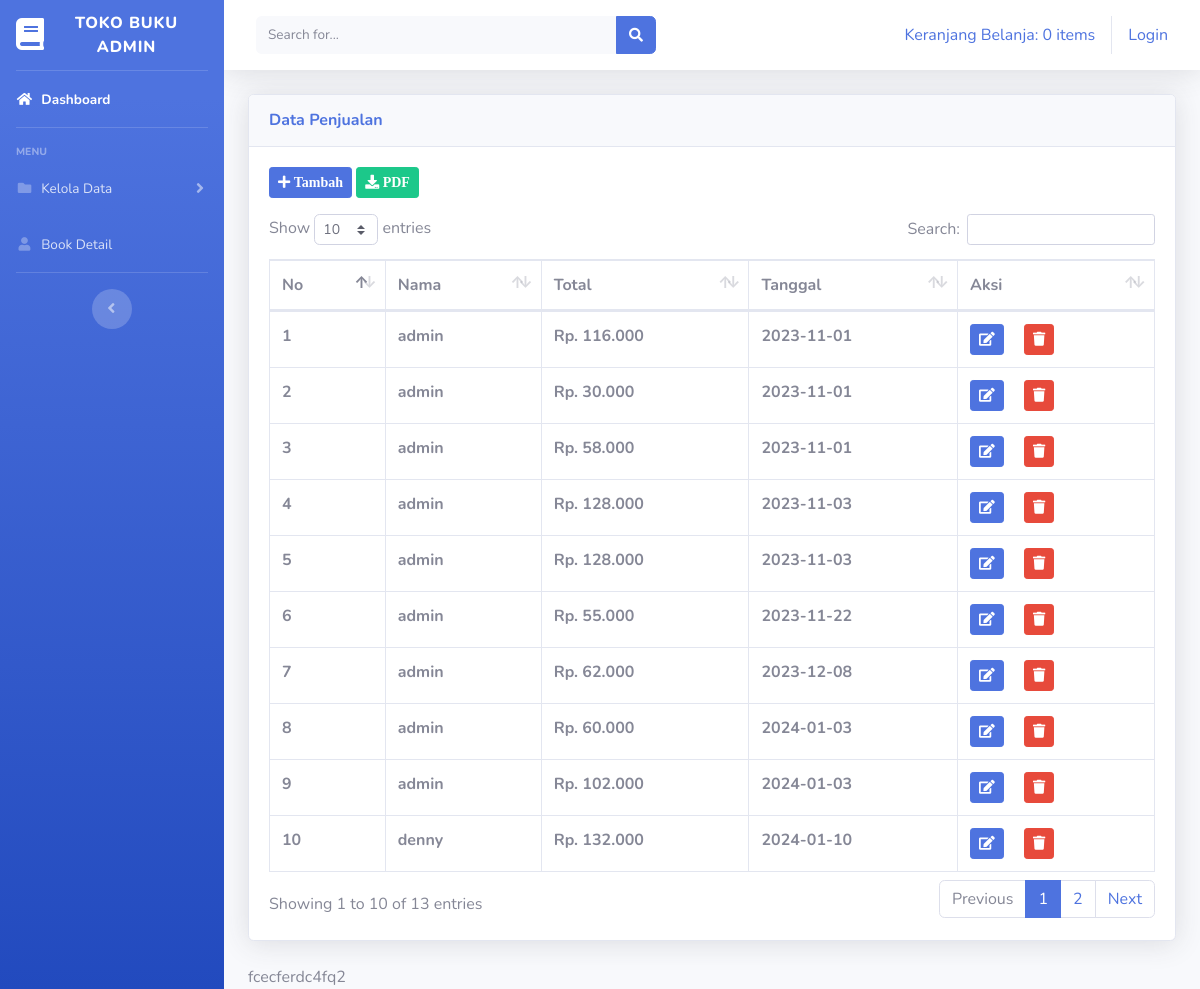
/index.php/penjualan, run on the app's committed database.
### tables this page shows
CREATE TABLE `penjualan` (
  `id_penjualan` int(11) NOT NULL,
  `id_kasir` int(11) DEFAULT NULL,
  `total` int(50) DEFAULT NULL,
  `tanggal` date DEFAULT NULL
);

CREATE TABLE `kasir` (
  `id_kasir` int(11) NOT NULL,
  `nama` varchar(255) NOT NULL,
  `alamat` text NOT NULL,
  `telepon` int(15) NOT NULL,
  `status` enum('0','1') NOT NULL,
  `username` varchar(155) NOT NULL,
  `password` varchar(155) NOT NULL,
  `level` varchar(50) NOT NULL
);

### application/controllers/Penjualan.php (called while the page is built, shortened)
<?php
class Penjualan extends CI_Controller
{
  public  function __construct()
  {
    $this->load->model(array('model_penjualan'));
  }
  public function index()
  {
    $data['kasir'] = $this->db->get('kasir')->result();
    $data['penjualan'] = $this->model_penjualan->tampil_data();
    $this->load->view('templates_admin/header');
    $this->load->view('templates_admin/sidebar');
    $this->load->view('data_penjualan/penjualan', $data);
    $this->load->view('templates_admin/footer');
  }
}

### index.php (called while the page is built, shortened)
<?php
require_once BASEPATH.'core/CodeIgniter.php';

### application/models/model_penjualan.php (called while the page is built, shortened)
<?php
class Model_penjualan extends CI_Model
{
  public function tampil_data()
  {
    $this->db->select('penjualan.*, kasir.nama AS nama');
    $this->db->from('penjualan');
    $this->db->join('kasir', 'penjualan.id_kasir = kasir.id_kasir');
    $query = $this->db->get();
    return $query->result();
  }
}

### application/views/data_penjualan/penjualan.php (the view, shortened to what this page needs)
<div class="container-fluid ">
  <div class="card shadow mb-4">
    <div class="card-header py-3">
      <h6 class="m-0 font-weight-bold text-primary">Data Penjualan</h6>
    </div>
    <div class="card-body">
      <button class="btn btn-sm btn-primary mb-3" data-toggle="modal" data-target="#penjualan"><i class="fas fa-plus"> Tambah</i></button>
      <a href="<?= base_url('penjualan/pdf') ?>" class="btn btn-sm btn-success mb-3"><i class="fas fa-download"> PDF</i></a>
      <div class="table-responsive">
        <table class="table table-bordered" id="dataTable" width="100%" cellspacing="0">
          <thead>
            <tr>
              <th>No</th>
              <th>Nama</th>
              <th>Total</th>
              <th>Tanggal</th>
              <th>Aksi</th>
            </tr>
          </thead>
          <tbody>
            <?php
            $no = 1;
            foreach ($penjualan as $pjn) : ?>
              <tr>
                <th><?= $no++ ?></th>
                <th><?= $pjn->nama ?></th>
                <th><?= 'Rp. ' . number_format($pjn->total, 0, ',', '.') ?></th>
                <th><?= $pjn->tanggal ?></th>
                <td>
                  <?php echo anchor('penjualan/edit/' . $pjn->id_penjualan, '<div class="btn btn-primary btn-sm mr-3"><i class="fa fa-edit"></i></div>') ?>
                  <div class="btn btn-danger btn-sm" data-toggle="modal" data-target="#delete"><i class="fa fa-trash"></i></div>
                </td>
              </tr>
            <?php endforeach; ?>
          </tbody>
        </table>
      </div>
    </div>
  </div>fcecferdc4fq2
</div>

### data on the page
penjualan: id_kasir.nama "admin", total "116.000", tanggal "2023-11-01"
penjualan: id_kasir.nama "admin", total "30.000", tanggal "2023-11-01"
penjualan: id_kasir.nama "admin", total "58.000", tanggal "2023-11-01"
penjualan: id_kasir.nama "admin", total "128.000", tanggal "2023-11-03"
penjualan: id_kasir.nama "admin", total "128.000", tanggal "2023-11-03"
penjualan: id_kasir.nama "admin", total "55.000", tanggal "2023-11-22"
penjualan: id_kasir.nama "admin", total "62.000", tanggal "2023-12-08"
penjualan: id_kasir.nama "admin", total "60.000", tanggal "2024-01-03"
penjualan: id_kasir.nama "admin", total "102.000", tanggal "2024-01-03"
penjualan: id_kasir.nama "denny", total "132.000", tanggal "2024-01-10"

### other printed values
anchor('dashboard/detail_keranjang', $keranjang) "Keranjang Belanja: 0 items"
anchor('auth/login', 'Login') "Login"
